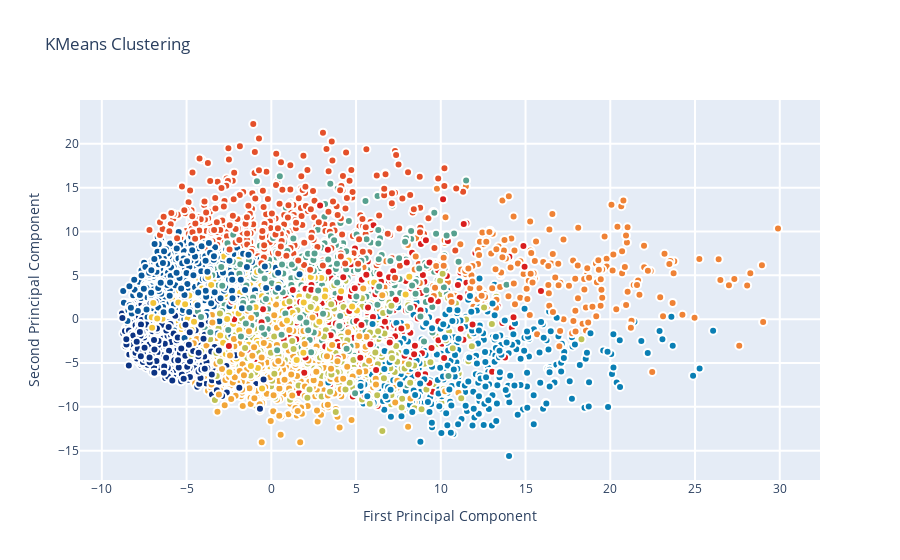

Here is the notebook cell this chart was saved with:
### Code cell
from sklearn.cluster import KMeans # KMeans clustering 
# Set a KMeans clustering with 10 components ( 10 chosen sneakily ;) as hopefully we get back our 10 class labels)
kmeans = KMeans(n_clusters=10)
# Compute cluster centers and predict cluster indices
X_clustered = kmeans.fit_predict(X_5d)

trace_Kmeans = go.Scatter(x=X_5d[:, 0], y= X_5d[:, 1], mode="markers",
                    showlegend=False,
                    marker=dict(
                            size=8,
                            color = X_clustered,
                            colorscale = 'Portland',
                            showscale=False, 
                            line = dict(
            width = 2,
            color = 'rgb(255, 255, 255)'
        )
                   ))

layout = go.Layout(
    title= 'KMeans Clustering',
    hovermode= 'closest',
    xaxis= dict(
         title= 'First Principal Component',
        ticklen= 5,
        zeroline= False,
        gridwidth= 2,
    ),
    yaxis=dict(
        title= 'Second Principal Component',
        ticklen= 5,
        gridwidth= 2,
    ),
    showlegend= True
)

data = [trace_Kmeans]
fig1 = dict(data=data, layout= layout)
# fig1.append_trace(contour_list)
py.iplot(fig1, filename="svm")

### Figure 1 — Plotly figure (JSON) as saved in the notebook; plotly's stock layout.template omitted (floating-point values rounded to 4 significant figures; data arrays with more than 128 entries replaced by an {"elided": "..."} marker saying what was removed)
{"data": [{"marker": {"color": {"elided": "6000 int values"}, "colorscale": [[0, "rgb(12,51,131)"], [0.25, "rgb(10,136,186)"], [0.5, "rgb(242,211,56)"], [0.75, "rgb(242,143,56)"], [1, "rgb(217,30,30)"]], "line": {"color": "rgb(255, 255, 255)", "width": 2}, "showscale": false, "size": 8}, "mode": "markers", "showlegend": false, "type": "scatter", "x": {"elided": "6000 float values"}, "y": {"elided": "6000 float values"}}], "layout": {"hovermode": "closest", "showlegend": true, "title": {"text": "KMeans Clustering"}, "xaxis": {"gridwidth": 2, "ticklen": 5, "title": {"text": "First Principal Component"}, "zeroline": false}, "yaxis": {"gridwidth": 2, "ticklen": 5, "title": {"text": "Second Principal Component"}}}}
